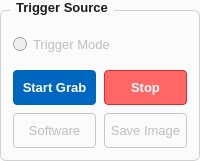
              <widget class="QGroupBox" name="groupBox_grab_image">
               <property name="enabled">
                <bool>false</bool>
               </property>
               <property name="font">
                <font>
                 <family>Segoe UI</family>
                 <pointsize>10</pointsize>
                 <weight>75</weight>
                 <bold>true</bold>
                </font>
               </property>
               <property name="styleSheet">
                <string notr="true">QGroupBox { font-weight:600; border:1px solid #d0d0d0; border-radius:6px; margin-top:10px; background-color:#fbfbfb;}QGroupBox::title { subcontrol-origin: margin; left:10px; padding:0 4px; color:#1b1b1b; }</string>
               </property>
               <property name="title">
                <string>Trigger Source</string>
               </property>
               <layout class="QVBoxLayout" name="vlayout_grab">
                <property name="spacing">
                 <number>8</number>
                </property>
                <property name="leftMargin">
                 <number>12</number>
                </property>
                <property name="topMargin">
                 <number>16</number>
                </property>
                <property name="rightMargin">
                 <number>12</number>
                </property>
                <property name="bottomMargin">
                 <number>12</number>
                </property>
                <item>
                 <widget class="QRadioButton" name="radioButton_triggermode">
                  <property name="minimumSize">
                   <size>
                    <width>0</width>
                    <height>35</height>
                   </size>
                  </property>
                  <property name="font">
                   <font>
                    <family>Segoe UI</family>
                    <pointsize>10</pointsize>
                   </font>
                  </property>
                  <property name="styleSheet">
                   <string>/* Khung chính của GroupBox */
QGroupBox {
    background-color: #F7FFFD; /* Màu nền theo yêu cầu của bạn */
    border: 1px solid #c6c6c6; /* Viền xám mảnh để định hình khối */
    border-radius: 4px;        /* Bo tròn góc 4px đồng bộ với QPushButton */
    margin-top: 12px;          /* Tạo khoảng cách phía trên để nhường chỗ cho chữ tiêu đề */
    font-size: 14px;           /* Kích thước chữ tiêu đề */
    font-weight: bold;         /* Làm đậm chữ tiêu đề */
    color: #333333;            /* Màu chữ tiêu đề */
}

/* Tùy chỉnh vị trí của chữ tiêu đề GroupBox */
QGroupBox::title {
    subcontrol-origin: margin;
    subcontrol-position: top left; /* Đặt tiêu đề ở góc trên bên trái */
    left: 10px;                    /* Đẩy chữ dịch vào trong một chút cho đẹp */
    padding: 0px 5px;              /* Khoảng cách đệm xung quanh chữ */
}
</string>
                  </property>
                  <property name="text">
                   <string>Trigger Mode</string>
                  </property>
                 </widget>
                </item>
                <item>
                 <layout class="QHBoxLayout" name="hlayout_grab_btns">
                  <property name="spacing">
                   <number>8</number>
                  </property>
                  <item>
                   <widget class="QPushButton" name="pushButton_start_grab">
                    <property name="minimumSize">
                     <size>
                      <width>0</width>
                      <height>35</height>
                     </size>
                    </property>
                    <property name="font">
                     <font>
                      <family>Segoe UI</family>
                      <pointsize>10</pointsize>
                      <weight>75</weight>
                      <bold>true</bold>
                     </font>
                    </property>
                    <property name="styleSheet">
                     <string notr="true">QPushButton { background-color:#0067c0; color:white; border:none; border-radius:4px; font-weight:600; }QPushButton:hover { background-color:#005ba1; }</string>
                    </property>
                    <property name="text">
                     <string>Start Grab</string>
                    </property>
                   </widget>
                  </item>
                  <item>
                   <widget class="QPushButton" name="pushButton_stop_grab">
                    <property name="minimumSize">
                     <size>
                      <width>0</width>
                      <height>35</height>
                     </size>
                    </property>
                    <property name="font">
                     <font>
                      <family>Segoe UI</family>
                      <pointsize>10</pointsize>
                      <weight>75</weight>
                      <bold>true</bold>
                     </font>
                    </property>
                    <property name="styleSheet">
                     <string notr="true">QPushButton { 
    background-color: rgb(255,102,102); /* Màu đỏ hiện đại, tươi sáng */
    border: 1px solid #d32f2f;          /* Viền đỏ đậm hơn một chút để sắc nét */
    border-radius: 4px;                 /* Giữ nguyên bo tròn 4px */
    color: white;                       /* Ép chữ sang màu trắng để nổi bật trên nền đỏ */
    font-weight: bold;                  /* Làm đậm chữ để dễ đọc hơn (Tùy chọn) */
}

/* Hiệu ứng khi di chuột qua nút (Đổi sang đỏ đậm hơn) */
QPushButton:hover { 
    background-color: rgb(230, 45, 35); 
}

/* Hiệu ứng khi ấn giữ nút (Tùy chọn để tăng trải nghiệm) */
QPushButton:pressed {
    background-color: rgb(195, 30, 22);
}
</string>
                    </property>
                    <property name="text">
                     <string>Stop</string>
                    </property>
                   </widget>
                  </item>
                 </layout>
                </item>
                <item>
                 <layout class="QHBoxLayout" name="hlayout_soft_btns">
                  <property name="spacing">
                   <number>8</number>
                  </property>
                  <item>
                   <widget class="QPushButton" name="pushButton_trigger_software">
                    <property name="minimumSize">
                     <size>
                      <width>0</width>
                      <height>35</height>
                     </size>
                    </property>
                    <property name="font">
                     <font>
                      <family>Segoe UI</family>
                      <pointsize>10</pointsize>
                     </font>
                    </property>
                    <property name="styleSheet">
                     <string notr="true">QPushButton { background-color:#fbfbfb; border:1px solid #c6c6c6; border-radius:4px; }QPushButton:hover { background-color:#f0f0f0; }</string>
                    </property>
                    <property name="text">
                     <string>Software</string>
                    </property>
                   </widget>
                  </item>
                  <item>
                   <widget class="QPushButton" name="pushButton_save_img">
                    <property name="minimumSize">
                     <size>
                      <width>0</width>
                      <height>35</height>
                     </size>
                    </property>
                    <property name="font">
                     <font>
                      <family>Segoe UI</family>
                      <pointsize>10</pointsize>
                     </font>
                    </property>
                    <property name="styleSheet">
                     <string notr="true">QPushButton { background-color:#fbfbfb; border:1px solid #c6c6c6; border-radius:4px; }QPushButton:hover { background-color:#f0f0f0; }</string>
                    </property>
                    <property name="text">
                     <string>Save Image</string>
                    </property>
                   </widget>
                  </item>
                 </layout>
                </item>
               </layout>
              </widget>
